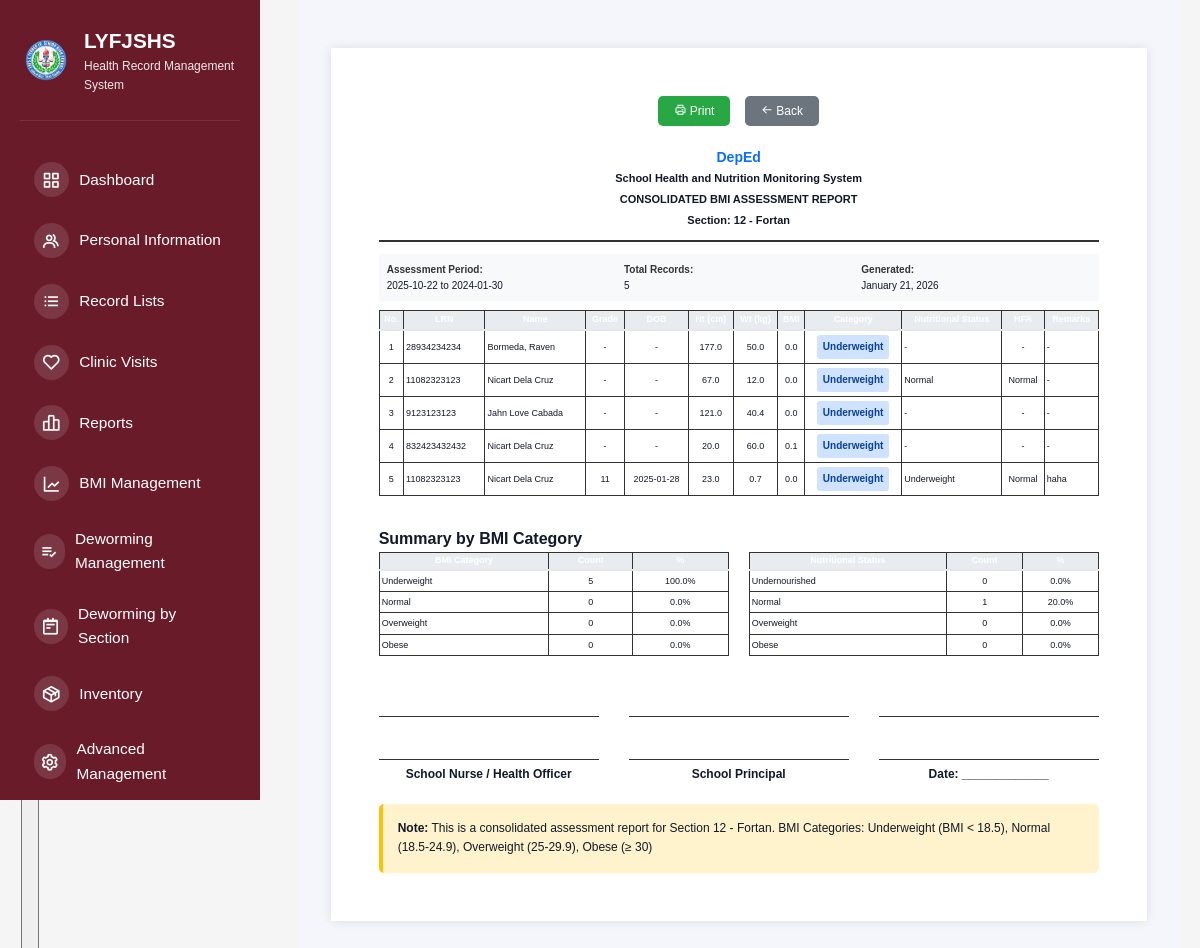
/bmi-section-print/12 - Fortan (signed in), run on the app's committed database.
### tables this page shows
CREATE TABLE bmi_records (
                id INTEGER PRIMARY KEY AUTOINCREMENT,
                person_type TEXT NOT NULL,
                person_id INTEGER NOT NULL,
                record_date DATE NOT NULL,
                name TEXT NOT NULL,
                birthdate DATE,
                grade TEXT,
                section TEXT,
                height REAL NOT NULL,
                weight REAL NOT NULL,
                bmi REAL,
                bmi_category TEXT,
                nutritional_status TEXT,
                height_for_age TEXT,
                remarks TEXT,
                recorded_by INTEGER,
                recorded_by_name TEXT,
                created_at TIMESTAMP DEFAULT CURRENT_TIMESTAMP,
                updated_at TIMESTAMP DEFAULT CURRENT_TIMESTAMP, semester TEXT DEFAULT '1st Semester', gender TEXT, strand TEXT,
                FOREIGN KEY(recorded_by) REFERENCES users(id)
            );

### src/app.py (the view)
@app.route("/bmi-section-print/<section>")
@require_role('super_admin', 'health_officer')
def bmi_section_print(section):
    db = get_db_connection()
    if not db:
        flash("Database error.", "danger")
        return redirect(url_for("bmi_section_view"))
    try:
        cursor = db.cursor()
        cursor.execute("""
            SELECT * FROM bmi_records
            WHERE section = ?
            ORDER BY record_date DESC, name ASC
        """, (section,))
        bmi_records = cursor.fetchall()
        db.close()
        return render_template("admin/bmi_section_print.html",
                             section=section,
                             bmi_records=bmi_records)
    except sqlite3.Error as e:
        flash(f"Error: {str(e)}", "danger")
        return redirect(url_for("bmi_section_view"))

### src/app.py (called while the page is built)
@app.before_request
def check_user_status():
    if session.get("logged_in"):
        if request.endpoint in ['login', 'logout', 'register', 'pending_approval', 'static']:
            return
        if session.get("role") == "pending":
            return redirect(url_for("pending_approval"))
        db = get_db_connection()
        if db:
            try:
                cursor = db.cursor()
                cursor.execute("SELECT is_active FROM users WHERE id = ?", (session.get("user_id"),))
                user = cursor.fetchone()
                db.close()
                if not user or not safe_row_get(user, 'is_active', 1):
                    session.clear()
                    flash("Your account has been disabled. Please contact the administrator.", "danger")
                    return redirect(url_for("login"))
            except sqlite3.Error:
                db.close()

@app.context_processor
def inject_user():
    user = None
    if session.get("logged_in"):
        db = get_db_connection()
        if db:
            try:
                cursor = db.cursor()
                cursor.execute("SELECT * FROM users WHERE id = ?", (session.get("user_id"),))
                user = cursor.fetchone()
                db.close()
            except sqlite3.Error:
                pass
    return {'current_user': user, 'max': max, 'min': min, 'range': range}

def get_db_connection():
    try:
        conn = sqlite3.connect(DATABASE)
        conn.row_factory = sqlite3.Row  # This enables column access by name
        return conn
    except sqlite3.Error as e:
        print(f"Database connection error: {e}")
        return None

def safe_row_get(row, key, default=None):
    if row is None:
        return default
    try:
        return row[key]
    except (IndexError, KeyError):
        return default

### templates/admin/bmi_section_print.html (shortened to what this page needs)
{% extends "shared/base.html" %}  {% block content %}
<div class="print-container">
  <div class="btn-container">
    <button class="btn-print" onclick="window.print()">
      <i class="bx bx-printer"></i> Print
    </button>
    <button class="btn-print" onclick="window.history.back()" style="background: #6c757d">
      <i class="bx bx-arrow-back"></i> Back
    </button>
  </div>
  <div class="form-header">
    <div class="deped-logo">DepEd</div>
    <div class="school-info">School Health and Nutrition Monitoring System</div>
    <div class="form-title">CONSOLIDATED BMI ASSESSMENT REPORT</div>
    <div class="form-title">Section: <strong>{{ section }}</strong></div>
  </div>
  <div class="section-info">
    <div class="info-box">
      <span class="info-label">Assessment Period:</span><br />
      {% if bmi_records %} {{ bmi_records[0]['record_date'] }} to {{
      bmi_records[-1]['record_date'] }} {% endif %}
    </div>
    <div class="info-box">
      <span class="info-label">Total Records:</span><br />
      {{ bmi_records | length }}
    </div>
    <div class="info-box">
      <span class="info-label">Generated:</span><br />
      <span id="currentDate"></span>
    </div>
  </div>
  {% if bmi_records %}
  <table>
    <thead>
      <tr>
        <th>No.</th>
        <th>LRN</th>
        <th>Name</th>
        <th>Grade</th>
        <th>DOB</th>
        <th>Ht (cm)</th>
        <th>Wt (kg)</th>
        <th>BMI</th>
        <th>Category</th>
        <th>Nutritional Status</th>
        <th>HFA</th>
        <th>Remarks</th>
      </tr>
    </thead>
    <tbody>
      {% for record in bmi_records %}
      <tr>
        <td>{{ loop.index }}</td>
        <td class="text-left">{{ record['person_id'] or '-' }}</td>
        <td class="text-left">{{ record['name'] }}</td>
        <td>{{ record['grade'] or '-' }}</td>
        <td>{{ record['birthdate'] or '-' }}</td>
        <td>{{ "%.1f" | format(record['height']) }}</td>
        <td>{{ "%.1f" | format(record['weight']) }}</td>
        <td>{{ "%.1f" | format(record['bmi']) if record['bmi'] else '-' }}</td>
        <td>
          <span class="badge badge-{{ record['bmi_category'].lower() }}">
            {{ record['bmi_category'] }}
          </span>
        </td>
        <td class="text-left">{{ record['nutritional_status'] or '-' }}</td>
        <td>{{ record['height_for_age'] or '-' }}</td>
        <td class="text-left">{{ record['remarks'] or '-' }}</td>
      </tr>
      {% endfor %}
    </tbody>
  </table>
  <h4 style="margin-top: 30px">Summary by BMI Category</h4>
  <div style="display: grid; grid-template-columns: 1fr 1fr; gap: 20px">
    <table class="summary-table">
      <thead>
        <tr>
          <th>BMI Category</th>
          <th>Count</th>
          <th>%</th>
        </tr>
      </thead>
      <tbody>
        {% set total = bmi_records | length %} {% set underweight = bmi_records
        | selectattr('bmi_category', 'equalto', 'Underweight') | list %} {% set
        normal = bmi_records | selectattr('bmi_category', 'equalto', 'Normal') |
        list %} {% set overweight = bmi_records | selectattr('bmi_category',
        'equalto', 'Overweight') | list %} {% set obese = bmi_records |
        selectattr('bmi_category', 'equalto', 'Obese') | list %}
        <tr>
          <td class="text-left">Underweight</td>
          <td>{{ underweight | length }}</td>
          <td>
            {{ "%.1f" | format((underweight | length / total * 100) if total > 0
            else 0) }}%
          </td>
        </tr>
        <tr>
          <td class="text-left">Normal</td>
          <td>{{ normal | length }}</td>
          <td>
            {{ "%.1f" | format((normal | length / total * 100) if total > 0 else
            0) }}%
          </td>
        </tr>
        <tr>
          <td class="text-left">Overweight</td>
          <td>{{ overweight | length }}</td>
          <td>
            {{ "%.1f" | format((overweight | length / total * 100) if total > 0
            else 0) }}%
          </td>
        </tr>
        <tr>
          <td class="text-left">Obese</td>
          <td>{{ obese | length }}</td>
          <td>
            {{ "%.1f" | format((obese | length / total * 100) if total > 0 else
            0) }}%
          </td>
        </tr>
      </tbody>
    </table>
    <table class="summary-table">
      <thead>
        <tr>
          <th>Nutritional Status</th>
          <th>Count</th>
          <th>%</th>
        </tr>
      </thead>
      <tbody>
        {% set undernourished = bmi_records | selectattr('nutritional_status',
        'equalto', 'Undernourished') | list %} {% set normal_nut = bmi_records |
        selectattr('nutritional_status', 'equalto', 'Normal') | list %} {% set
        overweight_nut = bmi_records | selectattr('nutritional_status',
        'equalto', 'Overweight') | list %} {% set obese_nut = bmi_records |
        selectattr('nutritional_status', 'equalto', 'Obese') | list %}
        <tr>
          <td class="text-left">Undernourished</td>
          <td>{{ undernourished | length }}</td>
          <td>
            {{ "%.1f" | format((undernourished | length / total * 100) if total
            > 0 else 0) }}%
          </td>
        </tr>
        <tr>
          <td class="text-left">Normal</td>
          <td>{{ normal_nut | length }}</td>
          <td>
            {{ "%.1f" | format((normal_nut | length / total * 100) if total > 0
            else 0) }}%
          </td>
        </tr>
        <tr>
          <td class="text-left">Overweight</td>
          <td>{{ overweight_nut | length }}</td>
          <td>
            {{ "%.1f" | format((overweight_nut | length / total * 100) if total
            > 0 else 0) }}%
          </td>
        </tr>
        <tr>
          <td class="text-left">Obese</td>
          <td>{{ obese_nut | length }}</td>
          <td>
            {{ "%.1f" | format((obese_nut | length / total * 100) if total > 0
            else 0) }}%
          </td>
        </tr>
      </tbody>
    </table>
  </div>
  <div class="signatures">
    <div class="signature-line">
      <div class="sig-line">School Nurse / Health Officer</div>
    </div>
    <div class="signature-line">
      <div class="sig-line">School Principal</div>
    </div>
    <div class="signature-line">
      <div class="sig-line">Date: _____________</div>
    </div>
  </div>
  <div class="notes">
    <strong>Note:</strong> This is a consolidated assessment report for Section
    {{ section }}. BMI Categories: Underweight (BMI &lt; 18.5), Normal
    (18.5-24.9), Overweight (25-29.9), Obese (≥ 30)
  </div>
  {% else %}
  <div style="text-align: center; padding: 40px; color: #999">
    <p>No BMI records found for this section.</p>
  </div>
  {% endif %}
</div>
{% endblock %}

### static/css/dashboard.css (style rules this page uses)
* { margin: 0; padding: 0; box-sizing: border-box; }
:root { --primary-color: #2bb0a1; --secondary-color: #8b2340; --danger-color: #dc2626; --success-color: #16a34a; --warning-color: #ea580c; --light-bg: #f8fafc; --white: #ffffff; --text-dark: #1f2937; --text-light: #6b7280; --border-color: #e5e7eb; --shadow: 0 1px 3px rgba(0, 0, 0, 0.1); --shadow-lg: 0 10px 15px -3px rgba(0, 0, 0, 0.1); }
body { font-family: -apple-system, BlinkMacSystemFont, "Segoe UI", Roboto, Oxygen, Ubuntu, Cantarell, sans-serif; background-color: var(--light-bg); color: var(--text-dark); line-height: 1.6; }
html, body { height: 100%; font-family: system-ui, -apple-system, BlinkMacSystemFont, "Segoe UI", Roboto, sans-serif; }
body { background: #f5f6fb; color: #111827; }
table { width: 100%; border-collapse: collapse; font-size: 14px; }
table thead { background-color: #a83e51; border-bottom: 2px solid var(--border-color); }
table th { padding: 15px; text-align: left; font-weight: 600; color: white; }
table td { padding: 15px; border-bottom: 1px solid var(--border-color); }

### templates/admin/bmi_section_print.html (style rules this page uses)
* { margin: 0; padding: 0; }
html, body { width: 100%; height: 100%; }
body { margin: 0; padding: 0; background: #f5f5f5; font-family: Arial, sans-serif; display: flex; justify-content: center; align-items: flex-start; }
.print-container { background: white; max-width: 8.5in; width: 100%; margin: 20px auto; padding: 0.5in; box-shadow: 0 0 10px rgba(0, 0, 0, 0.1); }
.btn-container { text-align: center; margin-bottom: 20px; }
.btn-print { background: #28a745; color: white; border: none; padding: 8px 16px; border-radius: 5px; cursor: pointer; font-size: 12px; margin: 0 5px; }
.form-header { text-align: center; margin-bottom: 12px; border-bottom: 2px solid #333; padding-bottom: 8px; }
.deped-logo { font-size: 14px; font-weight: bold; color: #0d6efd; margin: 0; padding: 0; }
.school-info { font-size: 11px; font-weight: bold; margin: 2px 0; padding: 0; }
.form-title { font-size: 11px; font-weight: bold; margin: 3px 0; padding: 0; }
.section-info { display: grid; grid-template-columns: 1fr 1fr 1fr; gap: 8px; margin: 8px 0; padding: 8px; background: #f8f9fa; border-radius: 3px; }
.info-box { font-size: 10px; margin: 0; padding: 0; }
.info-label { font-weight: bold; color: #333; font-size: 10px; }
table { width: 100%; border-collapse: collapse; margin: 8px 0; font-size: 9px; }
table thead { background: #e9ecef; }
table th { border: 1px solid #333; padding: 4px 2px; text-align: center; font-weight: bold; line-height: 1.1; }
table td { border: 1px solid #333; padding: 4px 2px; text-align: center; }
table td.text-left { text-align: left; }
.summary-table { width: 100%; font-size: 9px; margin: 0; }
.summary-table th, .summary-table td { border: 1px solid #333; padding: 3px 2px; text-align: center; }
.signature-line { border-top: 1px solid #333; margin-top: 20px; padding-top: 2px; }
.signatures { margin-top: 40px; display: grid; grid-template-columns: 1fr 1fr 1fr; gap: 30px; font-size: 12px; }
.signature-line { text-align: center; }
.sig-line { border-top: 1px solid #333; margin-top: 40px; padding-top: 5px; font-weight: bold; }
.notes { margin-top: 20px; padding: 15px; background: #fff3cd; border-radius: 5px; font-size: 12px; border-left: 4px solid #ffc107; }
.badge { display: inline-block; padding: 4px 6px; border-radius: 3px; font-size: 10px; font-weight: bold; }
.badge-underweight { background: #cfe2ff; color: #084298; }

### data on the page
bmi_records: record_date "2025-10-22", person "28934234234", name "Bormeda, Raven", grade "-", record "-", height "177.0", weight "50.0", bmi "0.0", bmi_category "Underweight", nutritional_status "-", height_for_age "-", remarks "-"
bmi_records: record_date "2024-01-30", person "11082323123", name "Nicart Dela Cruz", grade "11", birthdate "2025-01-28", height "23.0", weight "0.7", bmi "0.0", bmi_category "Underweight", nutritional_status "Underweight", height_for_age "Normal", remarks "haha"
bmi_records: person "11082323123", name "Nicart Dela Cruz", grade "-", record "-", height "67.0", weight "12.0", bmi "0.0", bmi_category "Underweight", nutritional_status "Normal", height_for_age "Normal", remarks "-"
bmi_records: person "9123123123", name "Jahn Love Cabada", grade "-", record "-", height "121.0", weight "40.4", bmi "0.0", bmi_category "Underweight", nutritional_status "-", height_for_age "-", remarks "-"
bmi_records: person "832423432432", name "Nicart Dela Cruz", grade "-", record "-", height "20.0", weight "60.0", bmi "0.1", bmi_category "Underweight", nutritional_status "-", height_for_age "-", remarks "-"

### other printed values
{{ section }} "12 - Fortan"
{{ bmi_records | length }} "5"
{{ underweight | length }} "5"
{{ normal | length }} "0"
{{ overweight | length }} "0"
{{ obese | length }} "0"
{{ undernourished | length }} "0"
{{ normal_nut | length }} "1"
{{ overweight_nut | length }} "0"
{{ obese_nut | length }} "0"
